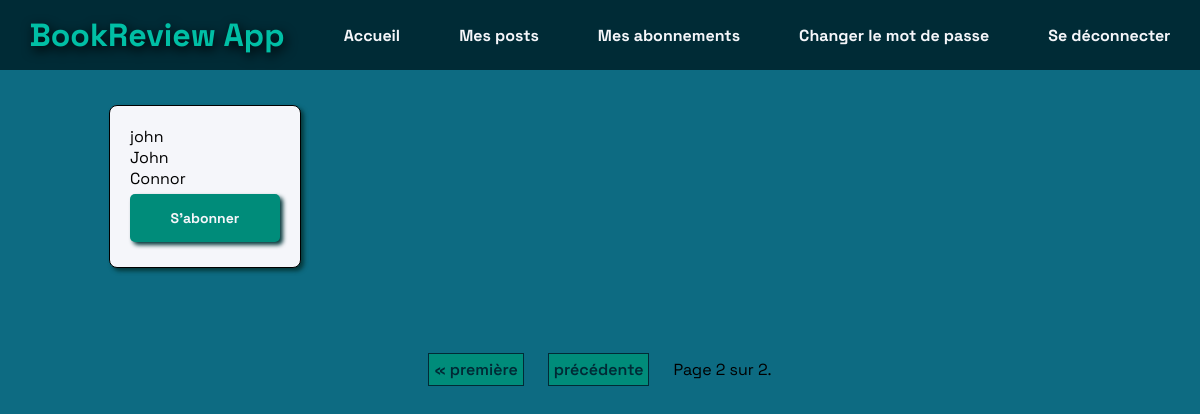
/users/list?page=2 (signed in), run on an earlier commit of the app's database.
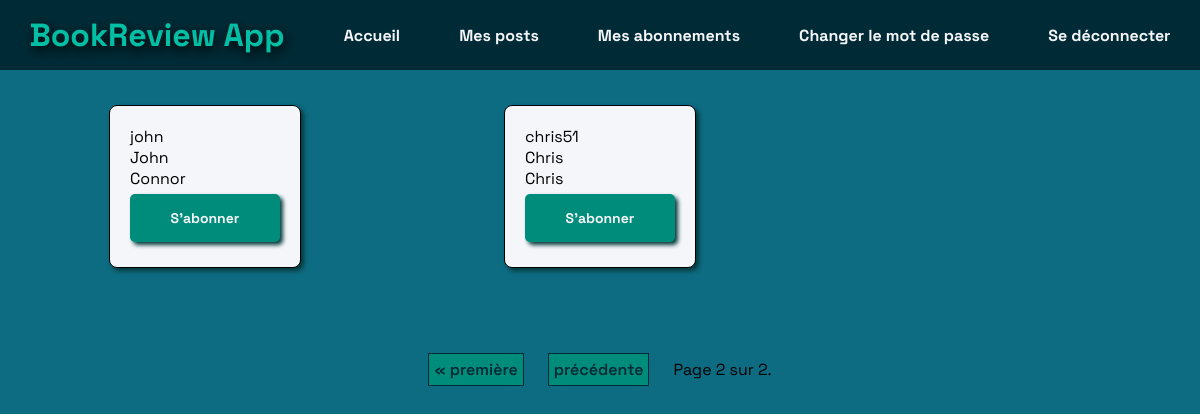
And on a later commit of the database.
### core/models.py (models this page shows, shortened)
class User(AbstractUser):
    pass
    @property
    def followed_people(self):
        list_followed_people = []
        for followed_people in self.following.all():
            list_followed_people.append(followed_people.followed_user)
        return list_followed_people

### review/views.py (the view)
# urls.py: path('users/list', login_required(review.views.UsersList.as_view()), name='users-list'),
class UsersList(View):
    def get(self, request):
        user = request.user
        users_to_follow = User.objects.all().exclude(id=request.user.id)
        list_followed_people = user.followed_people
        paginator = Paginator(users_to_follow, 4)
        page_number = request.GET.get('page')
        page_obj = paginator.get_page(page_number)
        context = {
            "users_to_follow": users_to_follow,
            "followed_people": list_followed_people,
            "page_obj": page_obj
        }
        return render(request, 'review/users_list.html', context)

### review/templates/review/users_list.html (shortened to what this page needs)
{% extends 'base.html' %}
{% load static %}
{% block statics %}
    <link rel="stylesheet" type="text/css" href="{% static 'review/styles.css' %}?{% now "U" %}">
{% endblock %}
{% block content %}
    <div class="bloc-card-user">
        {% for user in page_obj %}
            <div class="card-user">
                <p>{{ user.username }}</p>
                <p>{{ user.first_name }}</p>
                <p>{{ user.last_name }}</p>
                {% if user in followed_people %}
                    <form method="POST" action="{% url 'remove-follower' user.pk %}">
                        {% csrf_token %}
                        <button class="btn-followed" type="submit">Se désabonner</button>
                    </form>
                {% else %}
                    <form method="POST" action="{% url 'add-follower' user.pk %}">
                        <button class="btn-to-follow" type="submit">S'abonner</button>
                    </form>
                {% endif %}
            </div>
        {% empty %}
            <p>Oups... Il n'y pas d'autres utilisateurs !</p>
        {% endfor %}
    </div>
    {% if page_obj %}
        <div class="paginator-container">
            {% if page_obj.has_previous %}
                <a class="link-page" href="?page=1">« première</a>
                <a class="link-page" href="?page={{ page_obj.previous_page_number }}">précédente</a>
            {% endif %}
            <span class="bloc-nb-page">
                Page {{ page_obj.number }} sur {{ page_obj.paginator.num_pages }}.
            </span>
        </div>
    {% endif %}
{% endblock %}

### templates/base.html (shortened to what this page needs)
{% load static %}
<html lang="en">
<head>
    <link rel="stylesheet" type="text/css" href="{% static 'base/styles.css' %}?{% now "U" %}">
    {% block statics %}{% endblock %}
</head>
<body>
<div class="main-container">
    {% if request.user.is_authenticated and not request.path == '/signup/' and not request.path == '/' %}
        {% include 'navbar.html' %}
    {% endif %}
    <div class="main">
        {% block content %}{% endblock %}
    </div>
</div>
</body>
</html>

### templates/navbar.html
<div class="navbar">
    <h1 class="navbar-logo">BookReview App</h1>
    {% if request.user.is_authenticated %}
        <a class="navbar-link" href="{% url 'home' %}">Accueil</a>
        <a class="navbar-link" href="{% url 'tickets_reviews_feed' %}">Mes posts</a>
        <a class="navbar-link" href="{% url 'users-list' %}">Mes abonnements</a>
        <a class="navbar-link" href="{% url 'password-change' %}">Changer le mot de passe</a>
        <a class="navbar-link-deconnect" href="{% url 'logout' %}">Se déconnecter</a>
    {% endif %}
</div>

### static/base/styles.css (style rules this page uses)
* { margin: 0; padding: 0; box-sizing: border-box; -webkit-font-smoothing: antialiased; font-family: 'Space Grotesk', sans-serif; }
.main-container { display: flex; flex-direction: row; }
.navbar { background-color: #002B36; height: 70px; width: 100%; color: #f5f6fa; overflow-x: hidden; position: fixed; justify-content: space-around; display: flex; flex-direction: row; align-items: center; }
.navbar-logo { filter: drop-shadow(2px 4px 6px black); color: rgb(0, 191, 165); }
.main { margin-top: 70px; width: 100%; }
.navbar-link, .navbar-link-deconnect { text-decoration: none; color: #f5f6fa; font-size: 16px; font-weight: bold; transition: color 0.4s; }

### review/static/review/styles.css (style rules this page uses)
body { background-color: #0D6B82; }
.btn-ticket, .btn-to-follow, .btn-followed, .btn-validate { width: 150px; padding: 15px; background: rgba(0, 140, 122, 1); border-radius: 5px; margin: 5px 0; box-shadow: 3px 3px 4px 0 #05393b; border: none; cursor: pointer; transition: filter 0.5s; color: #f5f6fa; font-weight: 900; font-size: 18px; }
.paginator-container { display: flex; flex-direction: row; justify-content: center; align-items: center; }
.link-page { margin: 0 1%; color: #012A36; text-decoration: none; font-weight: 600; border: 1px solid; padding: 5px; background-color: rgba(0, 140, 122, 1); }
.bloc-nb-page { margin: 0 1%; }
.bloc-card-user { display: grid; grid-template-columns: repeat(auto-fill, minmax(300px, 1fr)); padding: 15px; gap: 15px; justify-items: center; margin-bottom: 50px; }
.card-user { padding: 20px; border: 1px solid; background: #f5f6fa; border-radius: 8px; box-shadow: 3px 3px 4px 0 #05393b; margin: 20px 0; }
.btn-to-follow, .btn-followed { font-size: 14px; }

What changed in the data, as far as the page shows it:
added User: username "chris51", first_name "Chris", last_name "Chris", shows "S'abonner"
